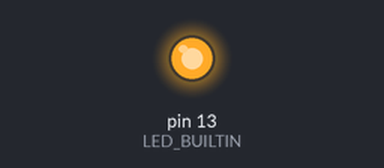
The sketch below on a simulated Arduino Uno, built with avr-gcc and run on an emulated ATmega328P. Shown: output pins drawn as LEDs (lit = HIGH).

Above: at 0.2 s.
At 20.5 s:
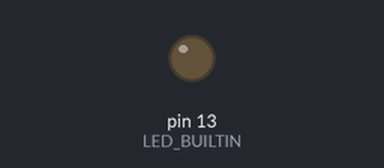
Timing chart, 0 to 21.5 s (numbered marks = the images above):
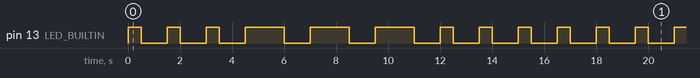

Measured:
- by itself, pin 13 (LED_BUILTIN): repeats every 16.5 s: 2 × (LOW 1.0 s, HIGH 0.50 s), 3 × (LOW 1.0 s, HIGH 1.5 s), 4 × (LOW 1.0 s, HIGH 0.50 s)
- by itself, everything shown: repeats every 16.5 s, in 18 steps

The sketch:

BlinkSOS.ino
```cpp
void s()
{
  digitalWrite(LED_BUILTIN, HIGH);
  delay(500);
  digitalWrite(LED_BUILTIN, LOW);
  delay(1000);
  digitalWrite(LED_BUILTIN, HIGH);
  delay(500);
  digitalWrite(LED_BUILTIN, LOW);
  delay(1000);
  digitalWrite(LED_BUILTIN, HIGH);
  delay(500);
  digitalWrite(LED_BUILTIN, LOW);
  delay(1000);
}

void o()
{
  digitalWrite(LED_BUILTIN, HIGH);
  delay(1500);
  digitalWrite(LED_BUILTIN, LOW);
  delay(1000);
  digitalWrite(LED_BUILTIN, HIGH);
  delay(1500);
  digitalWrite(LED_BUILTIN, LOW);
  delay(1000);
  digitalWrite(LED_BUILTIN, HIGH);
  delay(1500);
  digitalWrite(LED_BUILTIN, LOW);
  delay(1000);
}

void setup()
{
  // put your setup code here, to run once:
  pinMode(LED_BUILTIN, OUTPUT);
}


void loop()
{
  // put your main code here, to run repeatedly:
  s();
  o();
  s();
}
```
